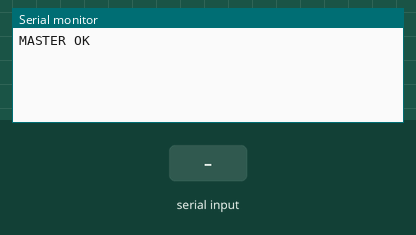
Recording of a sketch running on a simulated Arduino Uno, built with avr-gcc and run on an emulated ATmega328P. Shown: the last lines printed to the serial monitor. Inputs (shaded band) come from the test bench.

Above: at 1.2 s.
1.3 s: "1" received over the second serial link
At 1.9 s:
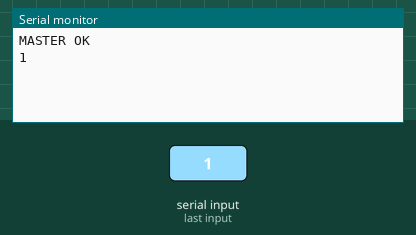
2.8 s: "0" received over the second serial link
At 4.2 s:
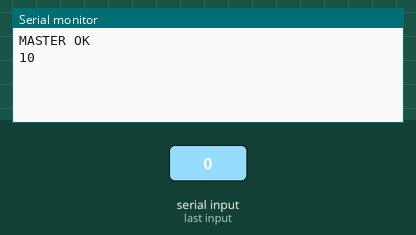

Measured:
- after the input at 1.3 s, the serial monitor: prints a new line at once (image 1)
- after the input at 2.8 s, the serial monitor: prints a new line at once (image 2)

The sketch:

master.ino
```cpp
// Basic Bluetooth sketch HC-05_02_38400
// Connect the HC-05 module and communicate using the serial monitor
//
// The HC-05 defaults to commincation mode when first powered on.
// Needs to be placed in to AT mode
// After a factory reset the default baud rate for communication mode is 38400
//
//
//  Pins
//  BT VCC to Arduino 5V out.
//  BT GND to GND
//  BT RX to Arduino pin 3 (through a voltage divider)
//  BT TX to Arduino pin 2 (no need voltage divider)


#include <SoftwareSerial.h>
SoftwareSerial BTserial(0, 1); // RX | TX
// Connect the HC-05 TX to Arduino pin 0 RX.
// Connect the HC-05 RX to Arduino pin 1 TX through a voltage divider.

char c = ' ';

void setup()
{
    // start th serial communication with the host computer
    Serial.begin(9600);
    Serial.println("MASTER OK");

    // start communication with the HC-05 using 38400
    BTserial.begin(38400);
   BTserial.write(13);
}

void loop()
{

     // Keep reading from HC-05 and send to Arduino Serial Monitor
    if (BTserial.available())
    {
        c = BTserial.read();
        Serial.write(c);
    }

    // Keep reading from Arduino Serial Monitor and send to HC-05
    if (Serial.available())
    {
        c =  Serial.read();

        // mirror the commands back to the serial monitor
        // makes it easy to follow the commands
      //   Serial.write(c);
        BTserial.write(c);
    }

}
```
